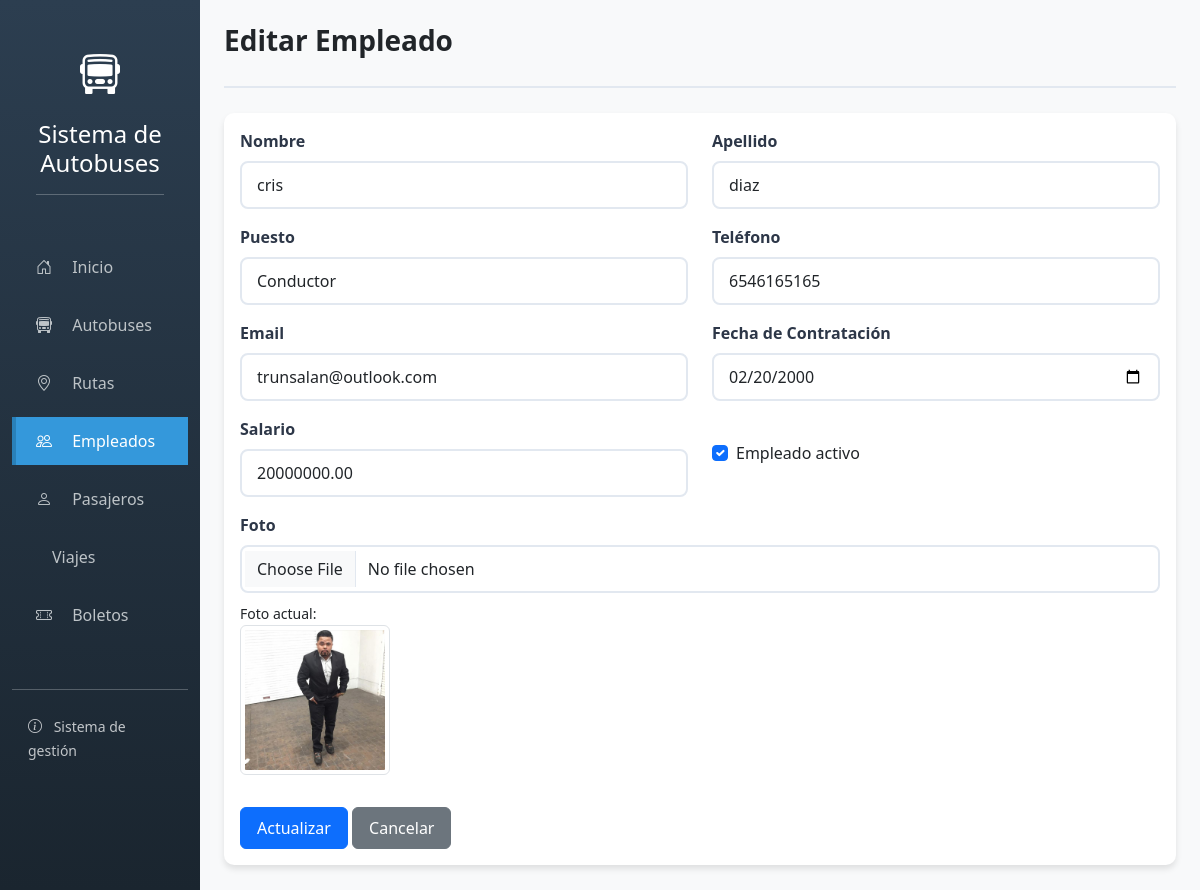
/empleados/editar/1/, run on the app's committed database.
### app_autobuses/models.py (models this page shows, shortened)
class Empleado(models.Model):
    PUESTOS = [
        ('conductor', 'Conductor'),
        ('auxiliar', 'Auxiliar'),
        ('administrativo', 'Administrativo'),
        ('gerente', 'Gerente'),
    ]
    nombre = models.CharField(max_length=50)
    apellido = models.CharField(max_length=50)
    puesto = models.CharField(max_length=20, choices=PUESTOS)
    telefono = models.CharField(max_length=15)
    email = models.EmailField()
    fecha_contratacion = models.DateField()
    salario = models.DecimalField(max_digits=10, decimal_places=2)
    imagen = models.ImageField(upload_to=empleado_imagen_path, null=True, blank=True)
    activo = models.BooleanField(default=True)
    class Meta:
        ordering = ['apellido']

### app_autobuses/views.py (the view)
# urls.py: path('empleados/editar/<int:id>/', views.empleado_editar, name='empleado_editar'),
def empleado_editar(request, id):
    empleado = get_object_or_404(Empleado, id=id)
    if request.method == 'POST':
        form = EmpleadoForm(request.POST, request.FILES, instance=empleado)
        if form.is_valid():
            form.save()
            messages.success(request, 'Empleado actualizado exitosamente.')
            return redirect('empleado_listar')
        else:
            messages.error(request, 'Error al actualizar el empleado.')
    else:
        form = EmpleadoForm(instance=empleado)
    return render(request, 'app_autobuses/empleado/editar.html', {'form': form, 'empleado': empleado})

### app_autobuses/forms.py
class EmpleadoForm(ModelForm):
    class Meta:
        model = Empleado
        fields = '__all__'
        widgets = {
            'nombre': forms.TextInput(attrs={'class': 'form-control'}),
            'apellido': forms.TextInput(attrs={'class': 'form-control'}),
            'puesto': forms.Select(attrs={'class': 'form-control'}),
            'telefono': forms.TextInput(attrs={'class': 'form-control'}),
            'email': forms.EmailInput(attrs={'class': 'form-control'}),
            'fecha_contratacion': forms.DateInput(attrs={'class': 'form-control', 'type': 'date'}),
            'salario': forms.NumberInput(attrs={'class': 'form-control'}),
            'imagen': forms.FileInput(attrs={'class': 'form-control'}),
            'activo': forms.CheckboxInput(attrs={'class': 'form-check-input'}),
        }

### app_autobuses/templates/app_autobuses/empleado/editar.html (shortened to what this page needs)
{% extends 'base.html' %}
{% block header_title %}Editar Empleado{% endblock %}
{% block content %}
<div class="card">
    <div class="card-body">
        <form method="post" enctype="multipart/form-data">
            <div class="row">
                <div class="col-md-6 mb-3">
                    <label class="form-label">Nombre</label>
                    {{ form.nombre }}
                </div>
                <div class="col-md-6 mb-3">
                    <label class="form-label">Apellido</label>
                    {{ form.apellido }}
                </div>
                <div class="col-md-6 mb-3">
                    <label class="form-label">Puesto</label>
                    {{ form.puesto }}
                </div>
                <div class="col-md-6 mb-3">
                    <label class="form-label">Teléfono</label>
                    {{ form.telefono }}
                </div>
                <div class="col-md-6 mb-3">
                    <label class="form-label">Email</label>
                    {{ form.email }}
                </div>
                <div class="col-md-6 mb-3">
                    <label class="form-label">Fecha de Contratación</label>
                    {{ form.fecha_contratacion }}
                </div>
                <div class="col-md-6 mb-3">
                    <label class="form-label">Salario</label>
                    {{ form.salario }}
                </div>
                <div class="col-md-6 mb-3">
                    <div class="form-check mt-4">
                        {{ form.activo }}
                        <label class="form-check-label">Empleado activo</label>
                    </div>
                </div>
                <div class="col-12 mb-3">
                    <label class="form-label">Foto</label>
                    {{ form.imagen }}
                    {% if empleado.imagen %}
                    <div class="mt-2">
                        <small>Foto actual:</small><br>
                        <img src="{{ empleado.imagen.url }}" class="img-thumbnail" style="max-width: 150px;">
                    </div>
                    {% endif %}
                </div>
            </div>
            <div class="mt-3">
                <button type="submit" class="btn btn-primary">Actualizar</button>
                <a href="{% url 'empleado_listar' %}" class="btn btn-secondary">Cancelar</a>
            </div>
        </form>
    </div>
</div>
{% endblock %}

### app_autobuses/templates/base.html (style rules this page uses)
body { background-color: #f8f9fa; font-family: 'Segoe UI', Tahoma, Geneva, Verdana, sans-serif; }
.card { border: none; border-radius: 10px; box-shadow: 0 4px 6px rgba(0,0,0,0.1); margin-bottom: 25px; }
.btn { padding: 8px 16px; border-radius: 6px; font-weight: 500; transition: all 0.3s; }
.form-control, .form-select { padding: 10px 15px; border: 2px solid #e2e8f0; border-radius: 8px; transition: all 0.3s; }
.form-label { font-weight: 600; margin-bottom: 8px; color: #2d3748; }

### data on the page
Empleado: nombre "cris", apellido "diaz", puesto "Conductor", telefono "6546165165", email "trunsalan@outlook.com", fecha_contratacion "02/20/2000", salario "20000000.00", activo "☑", imagen (picture)
